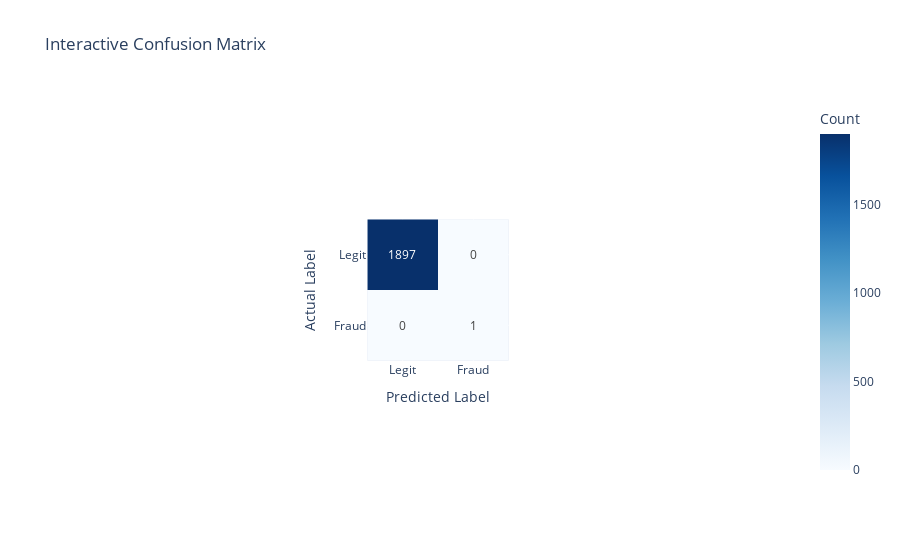

The notebook cell this image was saved under:
### Code cell
import plotly.express as px
import pandas as pd
from sklearn.metrics import confusion_matrix

# Get confusion matrix values
cm = confusion_matrix(y_test, y_pred)
labels = ['Legit', 'Fraud']

# Create a DataFrame for Plotly
cm_df = pd.DataFrame(cm, index=labels, columns=labels)

# Plot
fig = px.imshow(
    cm_df,
    text_auto=True,
    color_continuous_scale='Blues',
    title="Interactive Confusion Matrix",
    labels=dict(x="Predicted", y="Actual", color="Count"),
)

fig.update_layout(xaxis_title="Predicted Label", yaxis_title="Actual Label")
fig.show()

### Figure 1 — Plotly figure (JSON) as saved in the notebook; plotly's stock layout.template omitted (floating-point values rounded to 4 significant figures)
{"data": [{"coloraxis": "coloraxis", "hovertemplate": "Predicted: %{x}<br>Actual: %{y}<br>Count: %{z}<extra></extra>", "name": "0", "texttemplate": "%{z}", "type": "heatmap", "x": ["Legit", "Fraud"], "xaxis": "x", "y": ["Legit", "Fraud"], "yaxis": "y", "z": [[1897, 0], [0, 1]]}], "layout": {"autosize": true, "coloraxis": {"colorbar": {"title": {"text": "Count"}}, "colorscale": [[0, "rgb(247,251,255)"], [0.125, "rgb(222,235,247)"], [0.25, "rgb(198,219,239)"], [0.375, "rgb(158,202,225)"], [0.5, "rgb(107,174,214)"], [0.625, "rgb(66,146,198)"], [0.75, "rgb(33,113,181)"], [0.875, "rgb(8,81,156)"], [1, "rgb(8,48,107)"]]}, "title": {"text": "Interactive Confusion Matrix"}, "xaxis": {"anchor": "y", "autorange": true, "constrain": "domain", "domain": [0.4013, 0.5987], "range": [-0.5, 1.5], "scaleanchor": "y", "title": {"text": "Predicted Label"}, "type": "category"}, "yaxis": {"anchor": "x", "autorange": true, "constrain": "domain", "domain": [0, 1], "range": [1.5, -0.5], "title": {"text": "Actual Label"}, "type": "category"}}}
